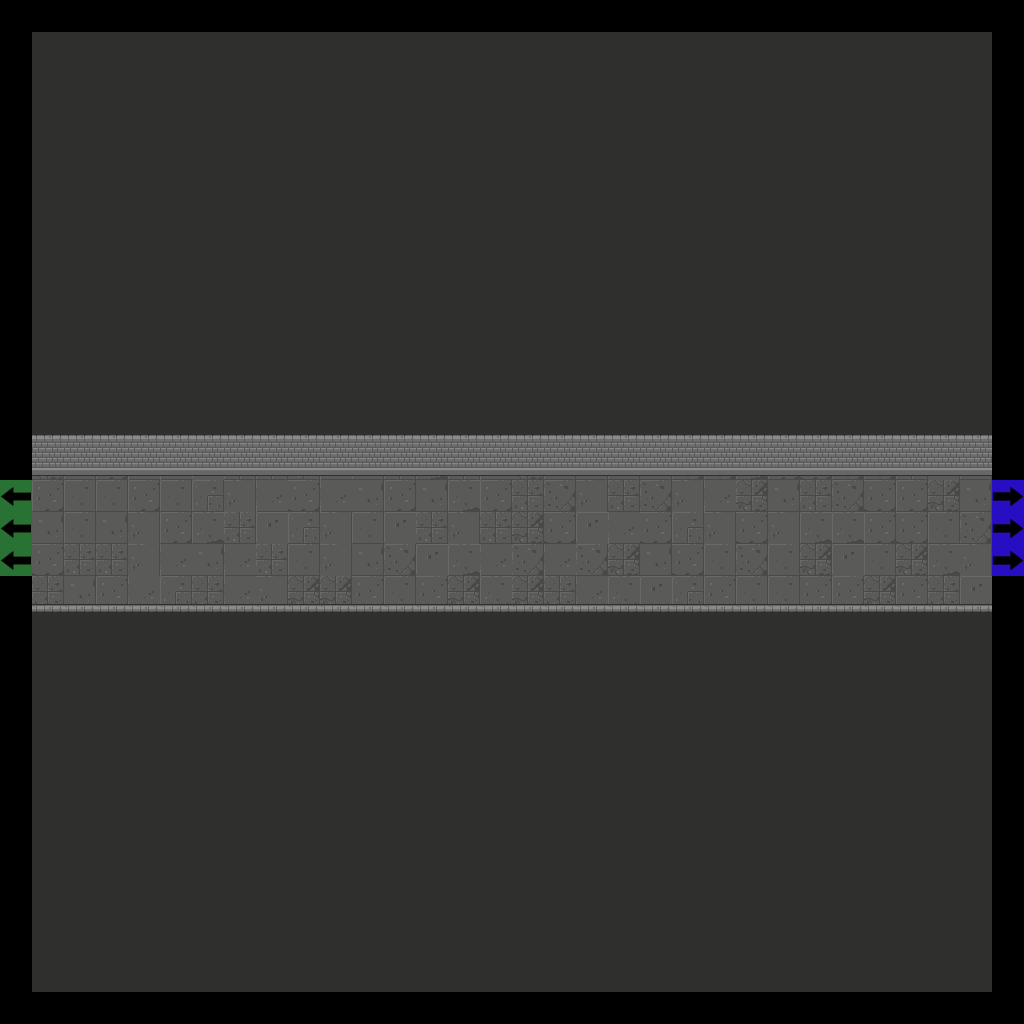

Tiled map render using the project's own tile images. Description and the map definition, with tile-layer contents summarised, below:
An orthogonal 32x32 tile map with 32x32 px tiles, 7 tile layers (Floor, Walls, Doors, Pillars, ...), 2 tilesets.

<map version="1.2" tiledversion="2019.04.18" orientation="orthogonal" renderorder="right-down" width="32" height="32" tilewidth="32" tileheight="32" infinite="0" nextlayerid="22" nextobjectid="1">
 <tileset firstgid="1" source="Dungeon_Tileset_2.tsx" />
 <tileset firstgid="321" source="flags.tsx" />
 <layer id="15" name="Floor" width="32" height="32">
  <data>[1024 cells, 900 non-empty, 12 distinct tile ids]</data>
 </layer>
 <layer id="16" name="Walls" width="32" height="32">
  <data>[1024 cells, 810 non-empty, 5 distinct tile ids]</data>
 </layer>
 <layer id="17" name="Doors" width="32" height="32">
  <data>[1024 cells, 0 non-empty, 0 distinct tile ids]</data>
 </layer>
 <layer id="18" name="Pillars" width="32" height="32">
  <properties>
   <property name="unity:SortingLayer" value="Player" />
  </properties>
  <data>[1024 cells, 0 non-empty, 0 distinct tile ids]</data>
 </layer>
 <layer id="19" name="Candles" width="32" height="32">
  <data>[1024 cells, 0 non-empty, 0 distinct tile ids]</data>
 </layer>
 <layer id="20" name="Debris" width="32" height="32">
  <data>[1024 cells, 0 non-empty, 0 distinct tile ids]</data>
 </layer>
 <layer id="21" name="Flags" width="32" height="32">
  <data>[1024 cells, 6 non-empty, 2 distinct tile ids]</data>
 </layer>
</map>
